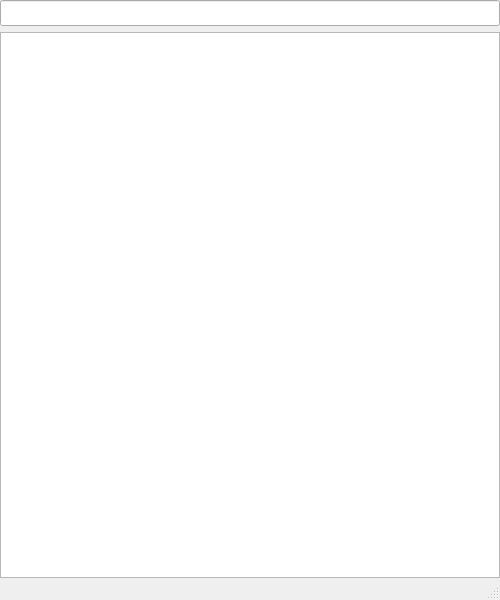
<?xml version="1.0" encoding="UTF-8"?>
<ui version="4.0">
 <class>XNote</class>
 <widget class="QMainWindow" name="XNote">
  <property name="enabled">
   <bool>true</bool>
  </property>
  <property name="geometry">
   <rect>
    <x>0</x>
    <y>0</y>
    <width>500</width>
    <height>600</height>
   </rect>
  </property>
  <property name="windowTitle">
   <string>XNote</string>
  </property>
  <property name="tabShape">
   <enum>QTabWidget::Rounded</enum>
  </property>
  <widget class="QWidget" name="centralwidget">
   <layout class="QGridLayout" name="gridLayout_2">
    <property name="leftMargin">
     <number>0</number>
    </property>
    <property name="topMargin">
     <number>0</number>
    </property>
    <property name="rightMargin">
     <number>0</number>
    </property>
    <property name="bottomMargin">
     <number>0</number>
    </property>
    <item row="0" column="0">
     <layout class="QGridLayout" name="gridLayout">
      <property name="leftMargin">
       <number>0</number>
      </property>
      <item row="0" column="0">
       <widget class="QLineEdit" name="lineEdit">
        <property name="font">
         <font>
          <family>굴림</family>
          <pointsize>10</pointsize>
         </font>
        </property>
        <property name="styleSheet">
         <string notr="true"/>
        </property>
        <property name="frame">
         <bool>true</bool>
        </property>
       </widget>
      </item>
      <item row="1" column="0">
       <widget class="QTextEdit" name="textEdit">
        <property name="font">
         <font>
          <family>굴림</family>
          <pointsize>11</pointsize>
         </font>
        </property>
        <property name="styleSheet">
         <string notr="true"/>
        </property>
        <property name="frameShape">
         <enum>QFrame::StyledPanel</enum>
        </property>
       </widget>
      </item>
     </layout>
    </item>
   </layout>
  </widget>
  <widget class="QStatusBar" name="statusbar">
   <property name="font">
    <font>
     <family>굴림</family>
     <weight>75</weight>
     <bold>true</bold>
    </font>
   </property>
  </widget>
  <action name="actionZ">
   <property name="checkable">
    <bool>false</bool>
   </property>
   <property name="text">
    <string>Z</string>
   </property>
  </action>
  <action name="actionX">
   <property name="text">
    <string>X</string>
   </property>
  </action>
  <action name="actionC">
   <property name="text">
    <string>C</string>
   </property>
  </action>
  <action name="actionZ_2">
   <property name="text">
    <string>Z</string>
   </property>
  </action>
  <action name="actionX_2">
   <property name="text">
    <string>X</string>
   </property>
  </action>
  <action name="actionC_2">
   <property name="text">
    <string>C</string>
   </property>
  </action>
  <action name="actionZ_3">
   <property name="text">
    <string>Z</string>
   </property>
  </action>
  <action name="actionX_3">
   <property name="text">
    <string>X</string>
   </property>
  </action>
  <action name="actionC_3">
   <property name="text">
    <string>C</string>
   </property>
  </action>
 </widget>
 <tabstops>
  <tabstop>textEdit</tabstop>
  <tabstop>lineEdit</tabstop>
 </tabstops>
 <resources/>
 <connections/>
</ui>
